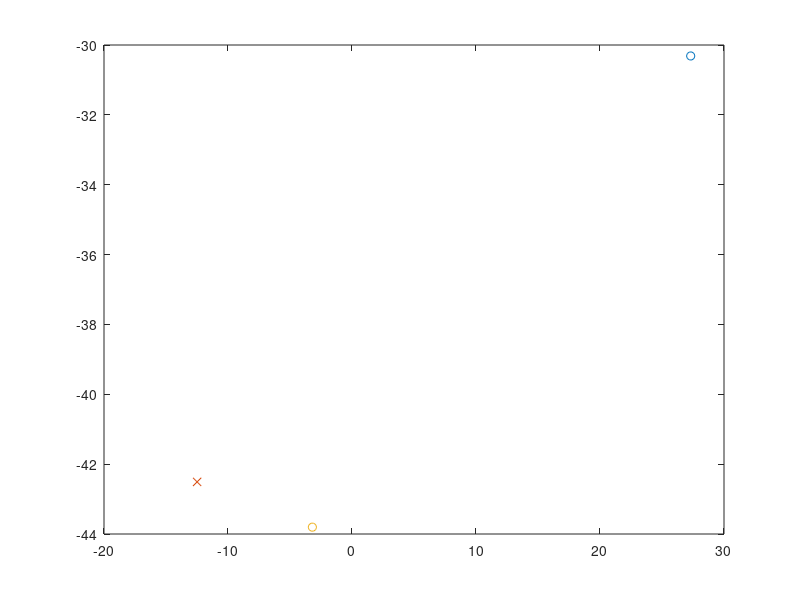

The MATLAB script that drew this image:
sx1 = -24
sy1 = 21
txy1= -18
sx2 = -28
sy2 = -27
txy2= -15
sx3 = -20
sy3 = -27
txy3= -20

s1a = (sx1+sy1)/2+sqrt((sx1-sy1)^2/4+txy1^2)
s2a = (sx1+sy1)/2-sqrt((sx1-sy1)^2/4+txy1^2)
s1b = (sx2+sy2)/2+sqrt((sx2-sy2)^2/4+txy2^2)
s2b = (sx2+sy2)/2-sqrt((sx2-sy2)^2/4+txy2^2)
s1c = (sx3+sy3)/2+sqrt((sx3-sy3)^2/4+txy3^2)
s2c = (sx3+sy3)/2-sqrt((sx3-sy3)^2/4+txy3^2)

plot(s1a,s2a,'o',s1b,s2b,'x',s1c,s2c,'o')

max(norm(s1a),max(norm(s2a),norm(s1a-s2a)))
max(norm(s1b),max(norm(s2b),norm(s1b-s2b)))
max(norm(s1c),max(norm(s2c),norm(s1c-s2c)))